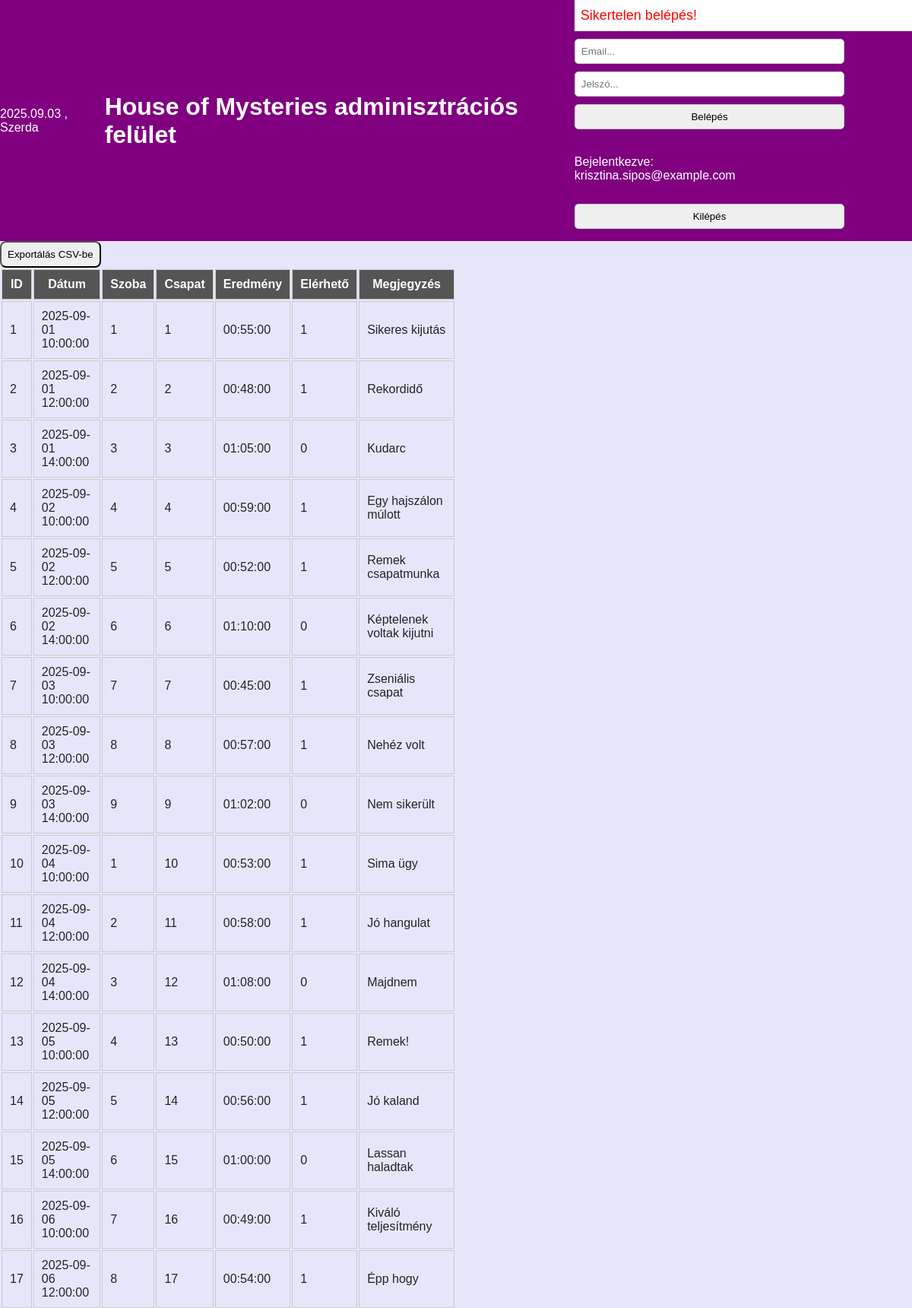
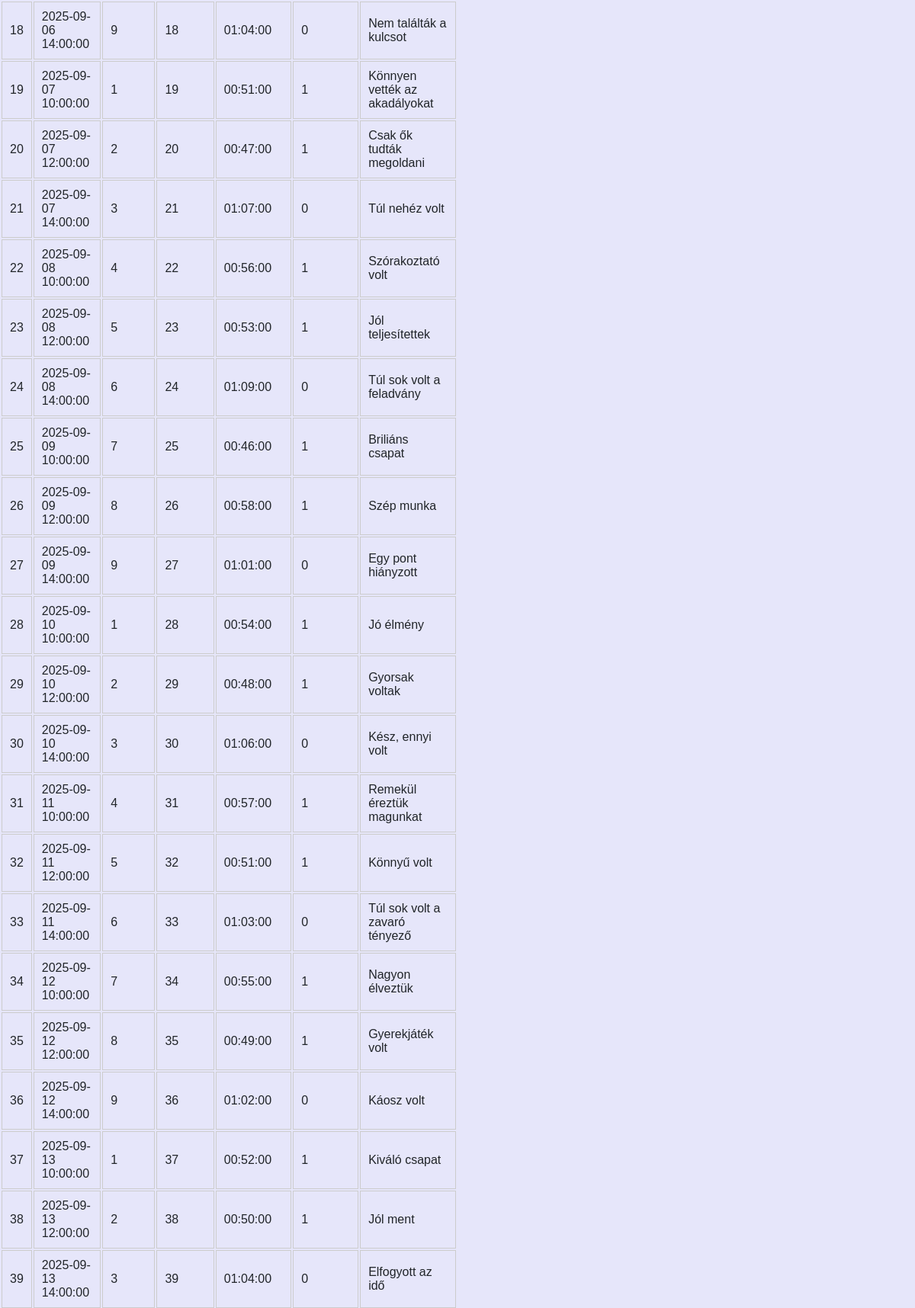
Page /index.php?action=login.php&login=error (signed in, upper part) on the committed database (2 pictures, top to bottom).
### tables this page shows
CREATE TABLE `booking` (
  `booking_id` int(11) NOT NULL,
  `booking_date` datetime DEFAULT NULL,
  `room_id` int(11) DEFAULT NULL,
  `team_id` int(11) DEFAULT NULL,
  `result` time DEFAULT NULL,
  `avaible` tinyint(1) DEFAULT NULL,
  `comment` varchar(255) DEFAULT NULL
);

### modules/booking.php (the view)
<?php
if (isset($_SESSION["user"])) {
    $result = $connect->query("select * from booking");
?>
    <a href="modules/booking_export.php">
    <button class="userbutton">Exportálás CSV-be</button>
    </a>
<?php
    if ($result && $result->num_rows > 0) {
        echo "<table>";
        echo "<tr>";
        echo "<th>ID</th>";
        echo "<th>Dátum</th>";
        echo "<th>Szoba</th>";
        echo "<th>Csapat</th>";
        echo "<th>Eredmény</th>";
        echo "<th>Elérhető</th>";
        echo "<th>Megjegyzés</th>";
        echo "</tr>";
        while ($line = $result->fetch_assoc()) {
            echo ("<tr>");
            echo ("<td>".$line["booking_id"]."</td>");
            echo ("<td>".$line["booking_date"]."</td>");
            echo ("<td>".$line["room_id"]."</td>");
            echo ("<td>".$line["team_id"]."</td>");
            echo ("<td>".$line["result"]."</td>");
            echo ("<td>".$line["avaible"]. "</td>");
            echo ("<td>".$line["comment"]."</td>");
            echo ("</tr>");
        }
        echo "</table>";
    } else {
        echo "Nincsenek foglalások az adatbázisban.";
    }
}
?>

### css/styles.css (style rules this page uses)
body { padding:0px; margin:0px; font-family: Arial, Helvetica, sans-serif; background: lavender; color:#212529; }
a { text-decoration:none; color:white; }
.userbutton { padding:8px; border-radius:8px; color:black; text-decoration:none; margin-right:8px; }
table { width: 50%; }
table th { padding:10px; border:1px solid #CCCCCC; background:#555555; color:white; }
table td { padding:10px; border:1px solid #CCCCCC; }

### rows in the picture
booking: booking_id "1", booking_date "2025-09-01 10:00:00", room "1", team "1", result "00:55:00", avaible "1", comment "Sikeres kijutás"
booking: booking_id "2", booking_date "2025-09-01 12:00:00", room "2", team "2", result "00:48:00", avaible "1", comment "Rekordidő"
booking: booking_id "3", booking_date "2025-09-01 14:00:00", room "3", team "3", result "01:05:00", avaible "0", comment "Kudarc"
booking: booking_id "4", booking_date "2025-09-02 10:00:00", room "4", team "4", result "00:59:00", avaible "1", comment "Egy hajszálon múlott"
booking: booking_id "5", booking_date "2025-09-02 12:00:00", room "5", team "5", result "00:52:00", avaible "1", comment "Remek csapatmunka"
booking: booking_id "6", booking_date "2025-09-02 14:00:00", room "6", team "6", result "01:10:00", avaible "0", comment "Képtelenek voltak kijutni"
booking: booking_id "7", booking_date "2025-09-03 10:00:00", room "7", team "7", result "00:45:00", avaible "1", comment "Zseniális csapat"
booking: booking_id "8", booking_date "2025-09-03 12:00:00", room "8", team "8", result "00:57:00", avaible "1", comment "Nehéz volt"
booking: booking_id "9", booking_date "2025-09-03 14:00:00", room "9", team "9", result "01:02:00", avaible "0", comment "Nem sikerült"
booking: booking_id "10", booking_date "2025-09-04 10:00:00", room "1", team "10", result "00:53:00", avaible "1", comment "Sima ügy"
booking: booking_id "11", booking_date "2025-09-04 12:00:00", room "2", team "11", result "00:58:00", avaible "1", comment "Jó hangulat"
booking: booking_id "12", booking_date "2025-09-04 14:00:00", room "3", team "12", result "01:08:00", avaible "0", comment "Majdnem"
booking: booking_id "13", booking_date "2025-09-05 10:00:00", room "4", team "13", result "00:50:00", avaible "1", comment "Remek!"
booking: booking_id "14", booking_date "2025-09-05 12:00:00", room "5", team "14", result "00:56:00", avaible "1", comment "Jó kaland"
booking: booking_id "15", booking_date "2025-09-05 14:00:00", room "6", team "15", result "01:00:00", avaible "0", comment "Lassan haladtak"
booking: booking_id "16", booking_date "2025-09-06 10:00:00", room "7", team "16", result "00:49:00", avaible "1", comment "Kiváló teljesítmény"
booking: booking_id "17", booking_date "2025-09-06 12:00:00", room "8", team "17", result "00:54:00", avaible "1", comment "Épp hogy"
booking: booking_id "18", booking_date "2025-09-06 14:00:00", room "9", team "18", result "01:04:00", avaible "0", comment "Nem találták a kulcsot"
booking: booking_id "19", booking_date "2025-09-07 10:00:00", room "1", team "19", result "00:51:00", avaible "1", comment "Könnyen vették az akadályokat"
booking: booking_id "20", booking_date "2025-09-07 12:00:00", room "2", team "20", result "00:47:00", avaible "1", comment "Csak ők tudták megoldani"
booking: booking_id "21", booking_date "2025-09-07 14:00:00", room "3", team "21", result "01:07:00", avaible "0", comment "Túl nehéz volt"
booking: booking_id "22", booking_date "2025-09-08 10:00:00", room "4", team "22", result "00:56:00", avaible "1", comment "Szórakoztató volt"
booking: booking_id "23", booking_date "2025-09-08 12:00:00", room "5", team "23", result "00:53:00", avaible "1", comment "Jól teljesítettek"
booking: booking_id "24", booking_date "2025-09-08 14:00:00", room "6", team "24", result "01:09:00", avaible "0", comment "Túl sok volt a feladvány"
booking: booking_id "25", booking_date "2025-09-09 10:00:00", room "7", team "25", result "00:46:00", avaible "1", comment "Briliáns csapat"
booking: booking_id "26", booking_date "2025-09-09 12:00:00", room "8", team "26", result "00:58:00", avaible "1", comment "Szép munka"
booking: booking_id "27", booking_date "2025-09-09 14:00:00", room "9", team "27", result "01:01:00", avaible "0", comment "Egy pont hiányzott"
booking: booking_id "28", booking_date "2025-09-10 10:00:00", room "1", team "28", result "00:54:00", avaible "1", comment "Jó élmény"
booking: booking_id "29", booking_date "2025-09-10 12:00:00", room "2", team "29", result "00:48:00", avaible "1", comment "Gyorsak voltak"
booking: booking_id "30", booking_date "2025-09-10 14:00:00", room "3", team "30", result "01:06:00", avaible "0", comment "Kész, ennyi volt"
booking: booking_id "31", booking_date "2025-09-11 10:00:00", room "4", team "31", result "00:57:00", avaible "1", comment "Remekül éreztük magunkat"
booking: booking_id "32", booking_date "2025-09-11 12:00:00", room "5", team "32", result "00:51:00", avaible "1", comment "Könnyű volt"
booking: booking_id "33", booking_date "2025-09-11 14:00:00", room "6", team "33", result "01:03:00", avaible "0", comment "Túl sok volt a zavaró tényező"
booking: booking_id "34", booking_date "2025-09-12 10:00:00", room "7", team "34", result "00:55:00", avaible "1", comment "Nagyon élveztük"
booking: booking_id "35", booking_date "2025-09-12 12:00:00", room "8", team "35", result "00:49:00", avaible "1", comment "Gyerekjáték volt"
booking: booking_id "36", booking_date "2025-09-12 14:00:00", room "9", team "36", result "01:02:00", avaible "0", comment "Káosz volt"
booking: booking_id "37", booking_date "2025-09-13 10:00:00", room "1", team "37", result "00:52:00", avaible "1", comment "Kiváló csapat"
booking: booking_id "38", booking_date "2025-09-13 12:00:00", room "2", team "38", result "00:50:00", avaible "1", comment "Jól ment"
booking: booking_id "39", booking_date "2025-09-13 14:00:00", room "3", team "39", result "01:04:00", avaible "0", comment "Elfogyott az idő"

### other values in the picture
$days[$day_of_week] "Szerda"
$_SESSION["user"]["email"] "krisztina.sipos@example.com"
